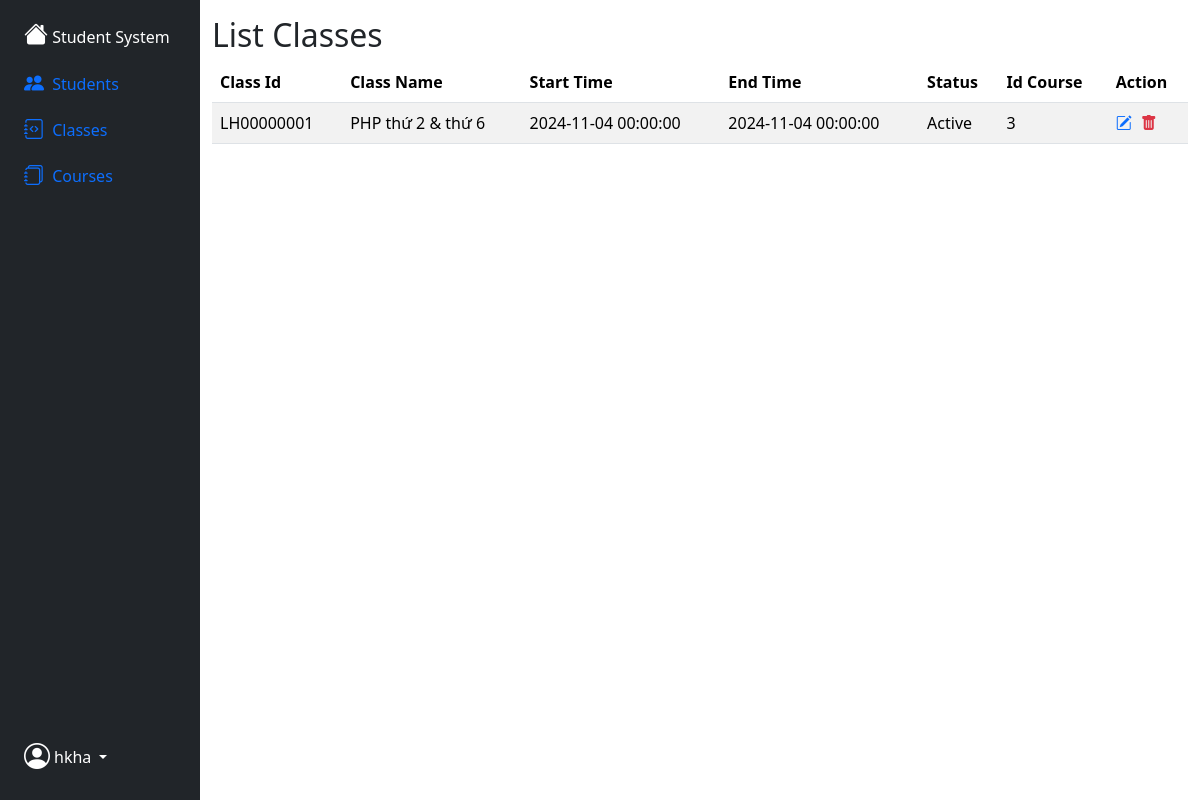
Screenshot of /php_mvc/index.php?controller=lophoc&action=index with the database file from the repository.
### tables this page shows
CREATE TABLE `lop_hoc` (
  `id_lop_hoc` int NOT NULL,
  `ma_lop_hoc` char(10) NOT NULL,
  `ten_lop_hoc` varchar(50) DEFAULT NULL,
  `start_time_lop` datetime DEFAULT NULL,
  `end_time_lop` datetime DEFAULT NULL,
  `status_id` tinyint(1) DEFAULT NULL,
  `id_khoa_hoc` int DEFAULT NULL
);

### php_mvc/controllers/lophoc_controller.php (called while the page is built, shortened)
<?php
require_once('models/lophoc.php');
class LopHocController extends BaseController
{
    public function index()
    {
        $lophoc = LopHoc::all();
        $data = $lophoc;
        $this->render('index', $data);
    }
}

### php_mvc/routes.php (called while the page is built, shortened)
<?php
$controller = new $klass;
$controller->$action();

### php_mvc/index.php (called while the page is built, shortened)
<?php
require_once('routes.php');

### php_mvc/models/lophoc.php (called while the page is built, shortened)
<?php
class LopHoc
{
    static $tableName = 'lop_hoc';
    static function all($params = array())
    {
        $db = DB::getInstance();
        $sql = 'SELECT * FROM ' . self::$tableName;
        $req = $db->query($sql);
        $list = $req->fetchAll();
        return $list;
    }
}

### php_mvc/views/lophoc/index.php (the view)
<h2>List Classes</h2>
<table class="table table-striped table-responsive" id="tableId" style="width: 100%;">
    <thead>
        <tr>
            <th>Class Id</th>
            <th>Class Name</th>
            <th>Start Time</th>
            <th>End Time</th>
            <th>Status</th>
            <th>Id Course</th>
            <th>Action</th>
        </tr>
    </thead>
    <tbody>
        <?php foreach ($data as $item): ?>
            <tr>
                <td><?php echo htmlspecialchars($item['ma_lop_hoc']); ?></td>
                <td><?php echo htmlspecialchars($item['ten_lop_hoc']); ?></td>
                <td><?php echo htmlspecialchars($item['start_time_lop']); ?></td>
                <td><?php echo htmlspecialchars($item['end_time_lop']); ?></td>
                <td><?php
                    if ($item['status_id'] == 1) {
                        echo "Active";
                    } else if ($item['status_id'] == 0) {
                        echo "Inactive";
                    } else
                        echo htmlspecialchars($item['status_id']); ?></td>
                <td><?php echo htmlspecialchars($item['id_khoa_hoc']); ?></td>
                <td>
                    <a class="text-decoration-none" href="index.php?controller=lophoc&action=showUpdateLopHoc&id_lop_hoc=<?php echo $item['id_lop_hoc']; ?>">
                        <i class="bi bi-pencil-square" style="color: #0d6efd;"></i>
                    </a>
                    <a class="text-decoration-none" style="margin-left: 5px;" href="index.php?controller=lophoc&action=removeLopHoc&id_lop_hoc=<?php echo $item['id_lop_hoc']; ?>"
                        onclick="return confirm('Bạn có chắc chắn muốn xóa lớp <?php echo $item['ten_lop_hoc'] ?> không?');">
                        <i class="bi bi-trash-fill" style="color: #dc3545;"></i>
                    </a>
                </td>
            </tr>
        <?php endforeach; ?>
    </tbody>
</table>

### rows the page displays
lop_hoc: ma_lop_hoc "LH00000001", ten_lop_hoc "PHP thứ 2 & thứ 6", start_time_lop "2024-11-04 00:00:00", end_time_lop "2024-11-04 00:00:00", status_id "Active", id_khoa_hoc "3"
